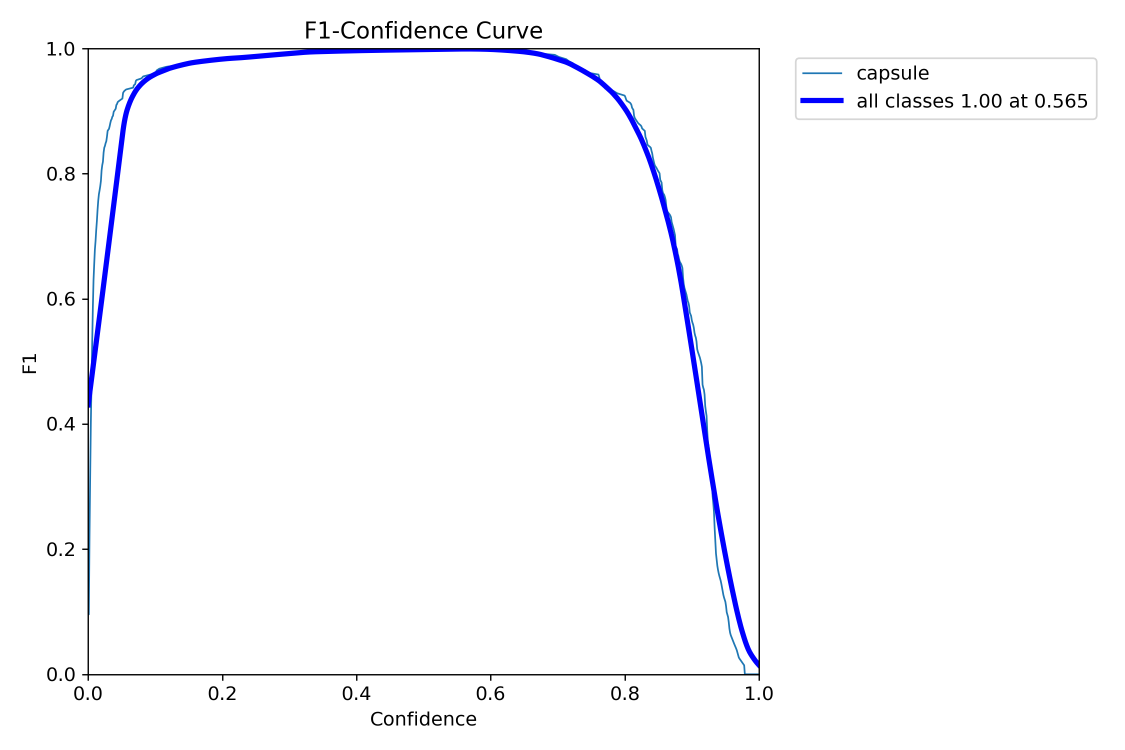
#> input picture assets/BoxF1_curve.png, 2250 x 1500 px, given in place of video, which was not available (shown at 1/2 size)
$ python preprocessing_pipeline.py
#> lines starting #> are read from the running program, lines starting #| are printed output that depends on the picture; after the words box and inside, x2 and y2 are one past the last pixel; in counts of white or black regions, pixels touching at a corner belong together
"""Visualize classical OpenCV preprocessing stages in a 2x2 grid."""

import argparse

import cv2
import numpy as np


def parse_source(source: str):
    return int(source) if source.isdigit() else source


def label_tile(img, title: str, color):
    cv2.putText(img, title, (10, 26), cv2.FONT_HERSHEY_SIMPLEX, 0.6, color, 2)
    return img


def main():
    parser = argparse.ArgumentParser(description="Live 2x2 OpenCV preprocessing visualizer.")
    parser.add_argument("--source", default="http://10.88.76.116:8080/video", help="Stream URL or webcam index.")
    args = parser.parse_args()

    cap = cv2.VideoCapture(parse_source(args.source))
    if not cap.isOpened():
        raise RuntimeError(f"Unable to open video source: {args.source}")

    print("Preprocessing visualizer running. Press 'q' to quit.")
    try:
        while True:
            ret, frame = cap.read()
#> frame is the input picture: shape (1500, 2250, 3); mean B, G, R 252.4, 250.1, 250
            if not ret:
                break

            orig = cv2.resize(frame, (400, 300))
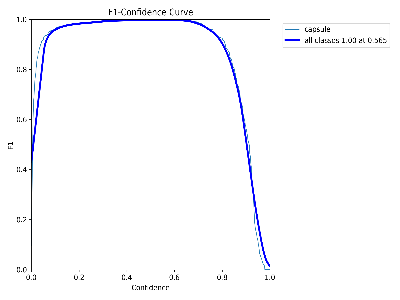
#> orig: shape (300, 400, 3); mean B, G, R 252.6, 250.3, 250.2
            gray = cv2.cvtColor(orig, cv2.COLOR_BGR2GRAY)
            blurred = cv2.GaussianBlur(gray, (7, 7), 0)
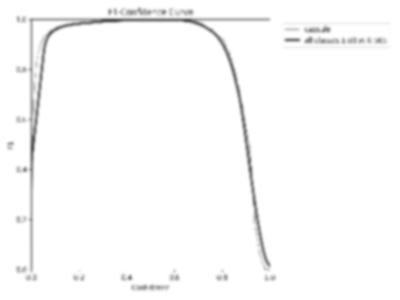
#> blurred: shape (300, 400); min 85, max 255, mean 250.5
            _, binary = cv2.threshold(blurred, 0, 255, cv2.THRESH_BINARY + cv2.THRESH_OTSU)
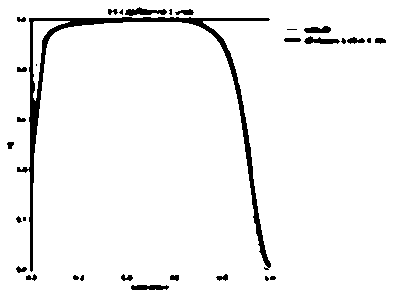
#> binary: shape (300, 400); 95.4% white; 31 black regions (8 under 20 px), largest, box (x1, y1, x2, y2) and area: (17, 17, 271, 272) 3883, (125, 7, 167, 16) 211, (304, 36, 340, 44) 172

            top = np.hstack((
                label_tile(orig, "1. Original", (0, 220, 0)),
                label_tile(cv2.cvtColor(gray, cv2.COLOR_GRAY2BGR), "2. Grayscale", (0, 220, 220)),
            ))
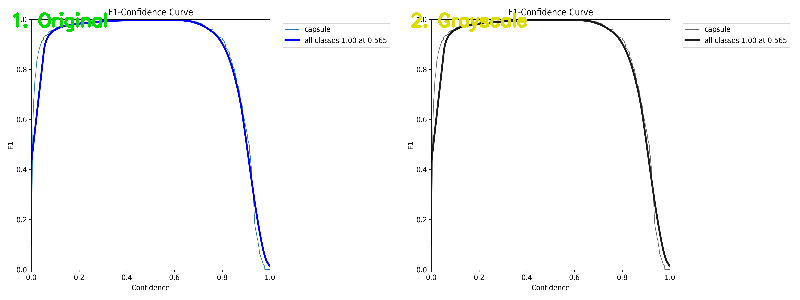
#> top: shape (300, 800, 3); mean B, G, R 250.3, 250.5, 249.9
            bottom = np.hstack((
                label_tile(cv2.cvtColor(blurred, cv2.COLOR_GRAY2BGR), "3. Gaussian Blur", (255, 200, 0)),
                label_tile(cv2.cvtColor(binary, cv2.COLOR_GRAY2BGR), "4. Otsu Binary", (0, 165, 255)),
            ))
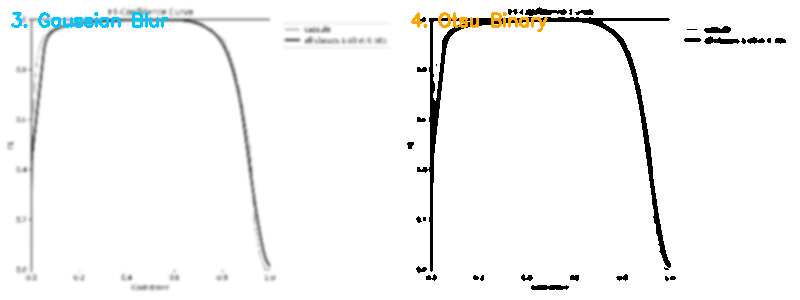
#> bottom: shape (300, 800, 3); mean of channels 0, 1, 2 246.6, 247, 246.5; drawn as B, G, R

            cv2.imshow("Preprocessing Pipeline", np.vstack((top, bottom)))
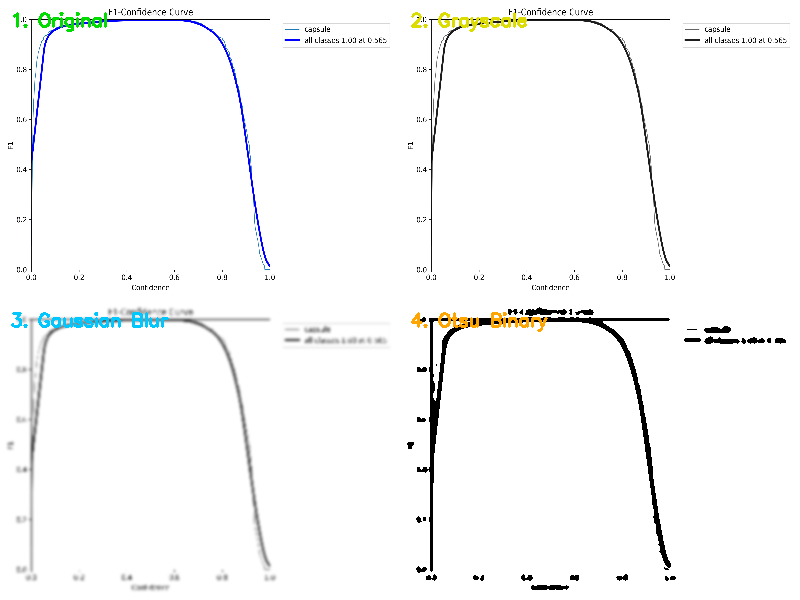
#> window 'Preprocessing Pipeline': shape (600, 800, 3); mean B, G, R 248.5, 248.7, 248.2
            if cv2.waitKey(1) & 0xFF == ord("q"):
#> (key q is pressed here)
                break
    finally:
        cap.release()
        cv2.destroyAllWindows()


if __name__ == "__main__":
    main()

$ run again, on assets/BoxPR_curve.png
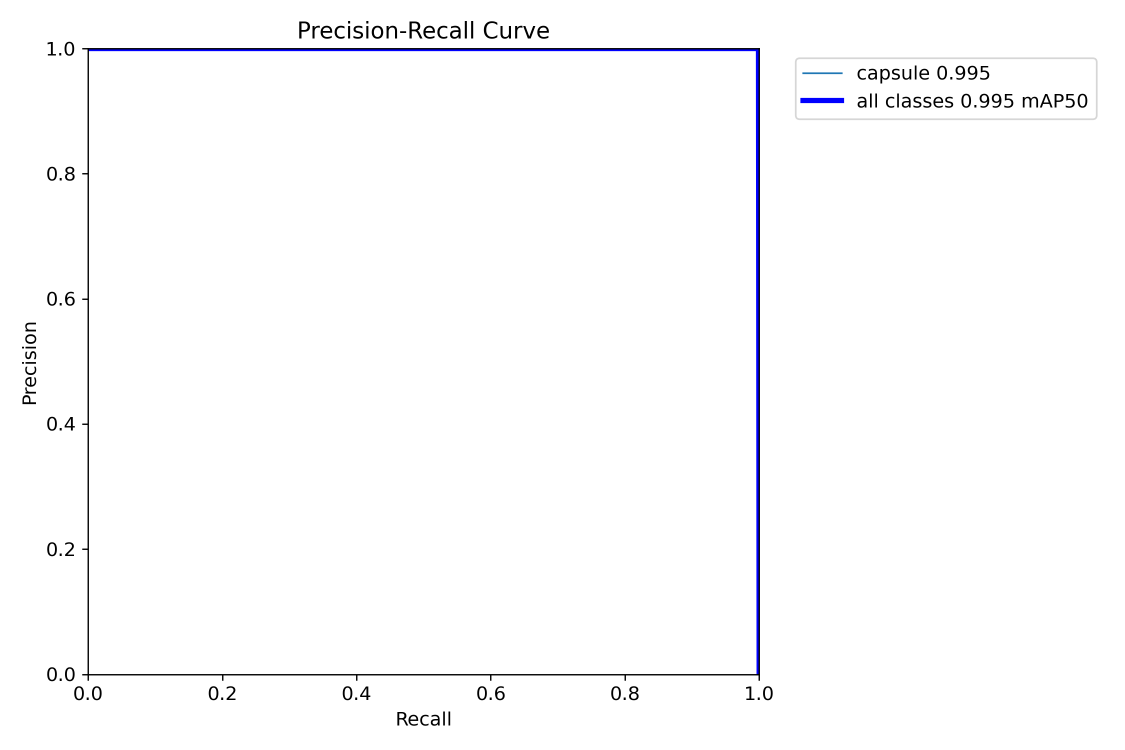
#> input picture assets/BoxPR_curve.png, 2250 x 1500 px, given in place of video, which was not available (shown at 1/2 size)
#> in main, frame is the input picture: shape (1500, 2250, 3); mean B, G, R 252.5, 251.6, 251.6
#> in main, `_, binary = cv2.threshold(blurred, 0, 255, cv2.THRESH_BINARY + cv2.THR..`:
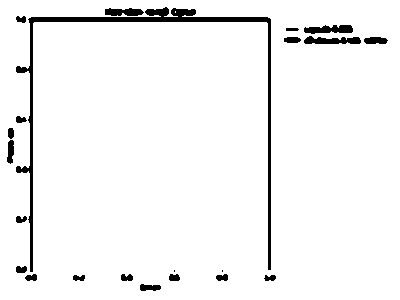
#> binary: shape (300, 400); 95.6% white; 22 black regions (2 under 20 px), largest, box (x1, y1, x2, y2) and area: (16, 7, 271, 272) 3198, (304, 36, 361, 44) 329, (304, 25, 353, 34) 318
#> in main, `cv2.imshow("Preprocessing Pipeline", np.vstack((top, bottom)))`:
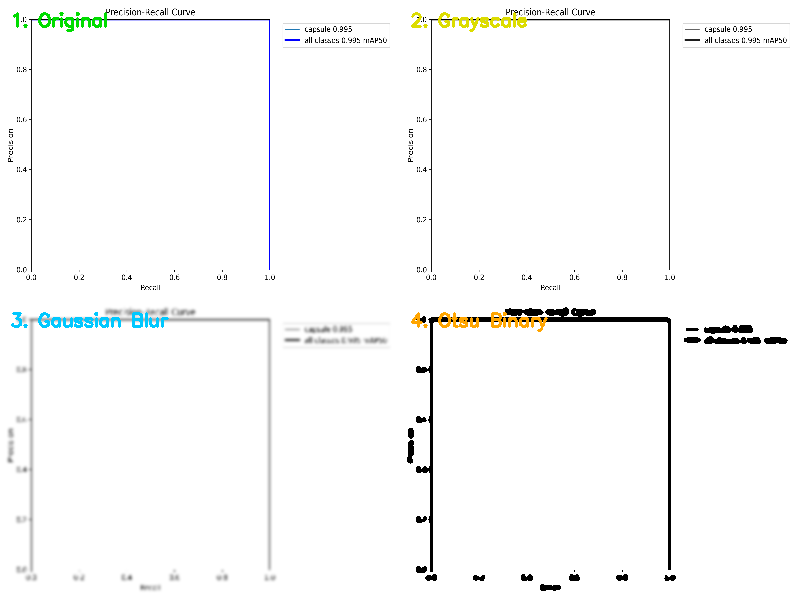
#> window 'Preprocessing Pipeline': shape (600, 800, 3); mean B, G, R 249.1, 249.8, 249.2
